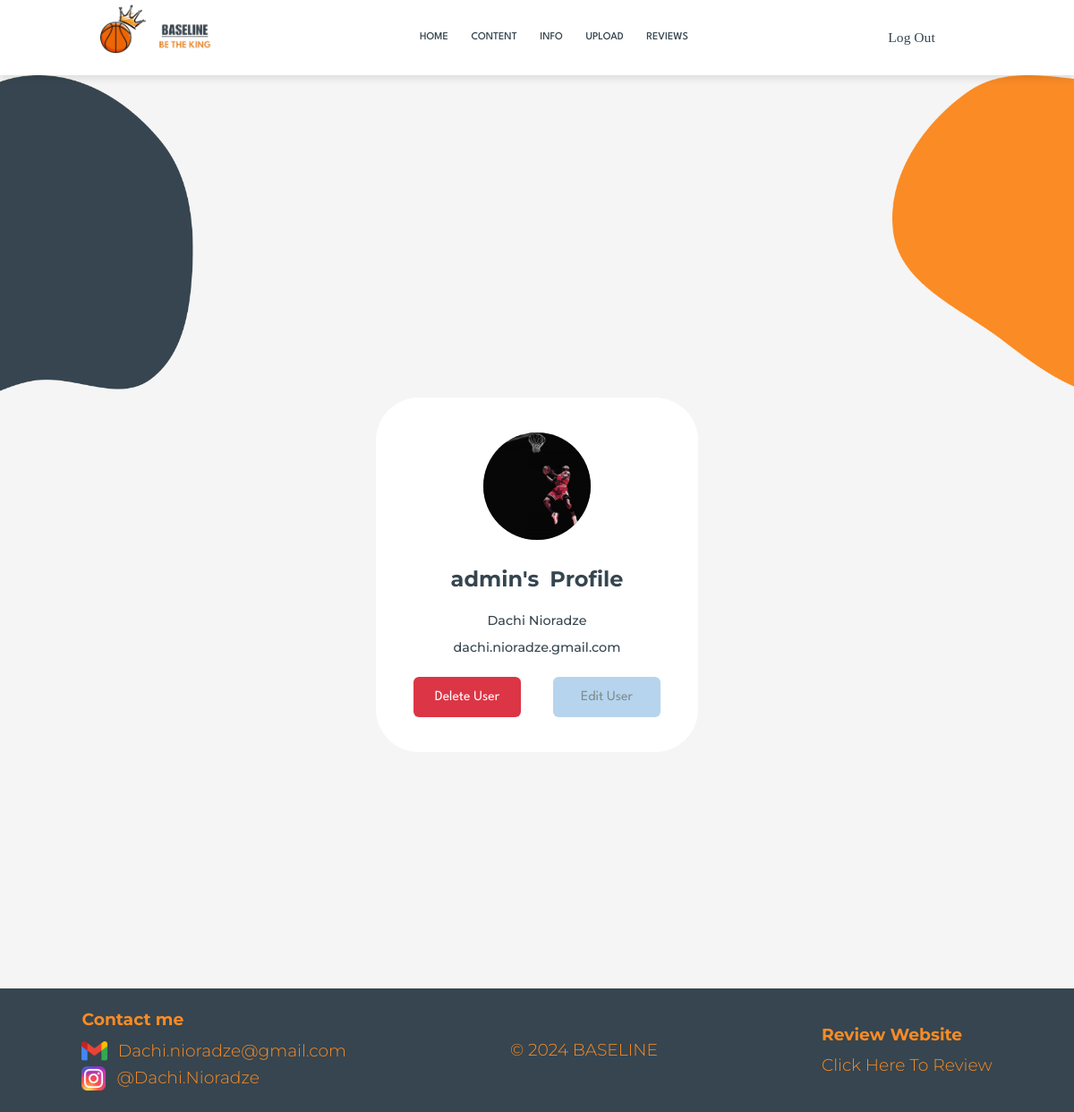
The app's page /registered_users (signed in) with its own data.
### models.py (models this page shows, shortened)
class User(db.Model, UserMixin):
    __tablename__ = "users"
    id = db.Column(db.Integer(), primary_key = True)
    username = db.Column(db.String())
    first_name = db.Column(db.String())
    last_name = db.Column(db.String())
    email = db.Column(db.String())
    password = db.Column(db.String())
    path = db.Column(db.String())
    role = db.Column(db.String())

### routes.py (the view)
@app.route("/registered_users")
@login_required
def users():
    registered_users = User.query.all()
    return render_template("registered_users.html", registered_users=registered_users)

### models.py (called while the page is built)
@login_manager.user_loader
def load_user(user_id):
    return User.query.get(user_id)

### templates/registered_users.html
{% extends "base.html" %}
{% block content %}
<div class="container-sm">
    <div class="row" style="display:flex; justify-content:space-around; margin-top:30vw">
        {% for user in registered_users %}
        <div style="display:flex; flex-direction:column; justify-content:center; align-items:center; background-color:white; width:30vw; height:33vw; border-radius:4vw;">
            <img src="/static/{{user['path']}}"
                 style="width:10vw; height:10vw; object-fit:cover; object-position:center; border-radius:100%; background-color:grey">
            <div class="welcome_text" style="margin-top:2.5vw !important;">
                <h1 style="margin-right:1vw; font-size:2vw;">{{ user['username'] }}'s</h1>
                <h1 style="font-size:2vw">Profile</h1>
            </div>
            <h1 class="role" style="font-size:1.2vw !important;">{{ user['first_name']}} {{ user['last_name'] }}</h1>
            <h1 class="role" style="font-size:1.2vw !important; margin-top:1vw !important;">{{ user['email']}}</h1>
            {% if current_user.role == "admin" or current_user.username == user.username %}
            <div style="display:flex; flex-direction:row; justify-content:space-between; align-items:center; width:23vw;">
                <a href="/delete_user/{{ user['id'] }}">
                    <button style="width:10vw; background-color:#DC3545; color:white;">Delete User</button>
                </a>
                <a href="/edit_users/{{ user['id'] }}">
                    <button style="width:10vw">Edit User</button>
                </a>
            </div>
            {% endif %}
        </div>
        {% endfor %}
    </div>
</div>
<img src="/static/blue_blob_upload.png" id="blue_blob_register">
<img src="/static/orange_blob_upload.png" id="orange_blob_register">
{% endblock %}

### static/styles.css (style rules this page uses)
.welcome_text { display:flex; flex-direction:row; align-items:center; justify-content:center; margin-top:5vw; }
.welcome_text h1 { font-family:"Montserrat"; font-weight:bold; color:#36454F; font-size:3vw; margin-bottom:0; }
.role { font-family:"Montserrat"; color:#36454F; margin-bottom:0; font-weight:500 !important; font-size:2vw !important; margin-top:2vw; }
.upload_register_body { display:flex; flex-direction:column; justify-content:center; align-items:center; background-color:#F5F5F5; overflow-x:hidden; min-height:103.5vw; }
html { min-height:103.5vw; }
#blue_blob_upload, #blue_blob_register { height:29.375vw; position: absolute; top: 7vw; left: 0; z-index: 0; }
input, button { text-align:center; background-color:#E3E3E3; width:36.87vw; height:3.8vw; border:0; border-radius:0.52vw !important; }
input::placeholder, button { font-family:"League Spartan" !important; font-size:1.3vw !important; }
button { background-color:#B6D4ED ; color:#7F8C8D; margin-top:2vw !important; }
#orange_blob_register { height:29vw; position:absolute; top:7vw; right:0; z-index:0; }

### records on screen
User: path (picture), username "admin", first_name "Dachi", last_name "Nioradze", email "dachi.nioradze.gmail.com"
